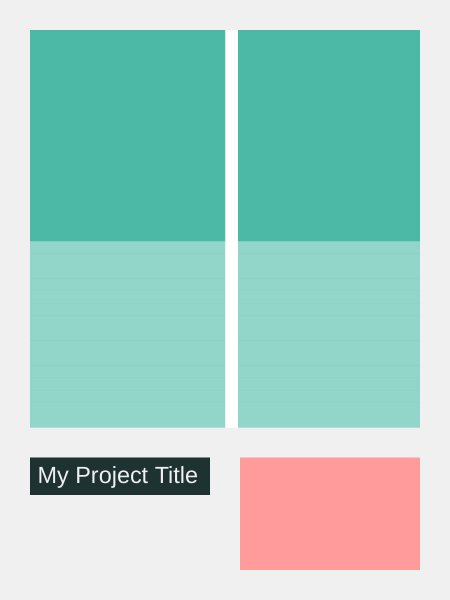
Frame 1 (no input)
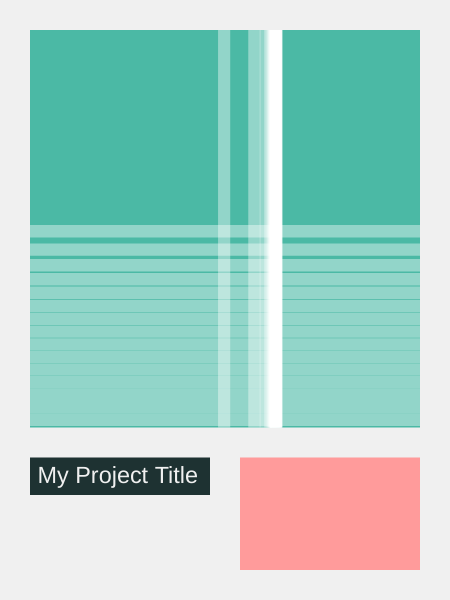
Frame 60 (no input)
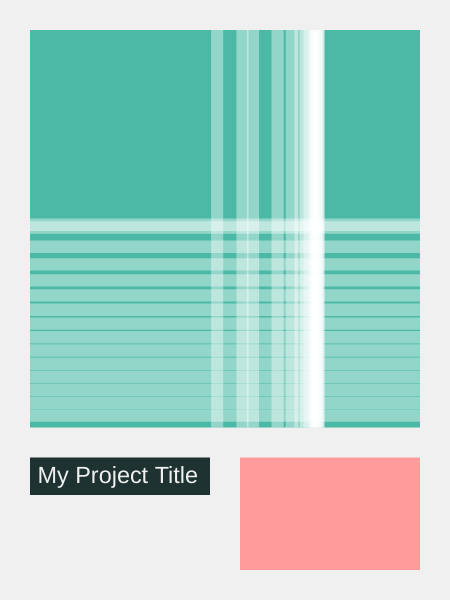
Frame 120 (the mouse pressed at the canvas centre since frame 60)

The p5.js sketch that drew these frames (run headless with seeded random() and noise() and a simulated clock; from frame 60 on, the mouse is pressed at the canvas centre):

// p5.js sketch
// ── sketch.js
///
/// Demonstrating a computational layout for a portfolio project page
/// by Evan Raskob, mostly adapted from an example Rune Madsen's online book: https://github.com/runemadsen/programmingdesignsystems.com/blob/master/examples/layout/geometric-composition/composition-strict-3.js
/// 
/// Tested with p5js v1.0.0
///

function setup() {
  createCanvas(450, 600);
}

function draw() {
  const margin = height / 20;
  const allWidth = width - 3 * margin;
  const allHeight = height - 5 * margin;
  const moduleWidth = allWidth / 2;
  const moduleHeight = allHeight / 4;

  background(240);
  noStroke();

  // SKETCH BOX
  // this could contain your sketch's interactive or animated portion.
  // Meaning, you can resize-your sketch to draw into this box!
  //
  translate(margin, margin); // note we're using translate to move the drawing cursor down!
  fill(75, 185, 165);
  rect(0, 0, 2 * moduleWidth + margin, 3 * moduleHeight + 2 * margin);


  /// SKETCH
  /// now draw your sketch. Since it's *after* the sketch box, it will draw over it.
  /// see drawMySketch() below.
  drawMySketch(0, 0, 2 * moduleWidth + margin, 3 * moduleHeight + 2 * margin);

  // TITLE BOX
  // this could contain the title of your sketch, in text
  translate(0, 3 * (moduleHeight + margin)); // note we're using translate to move the drawing cursor down!

  fill(30, 50, 50);
  rect(0, 0, moduleWidth, moduleHeight / 3);

  // let's do computational text margins as well 
  // Note: you can do this for inner content too
  let textHorizontalMargin = moduleWidth / 24;
  let textVerticalMargin = moduleHeight / 48;

  // text should fit the title box, above

  // this visualises the text box - comment it out to see
  //noFill();
  //stroke(240);
  //rect(textHorizontalMargin, textVerticalMargin, moduleWidth - textHorizontalMargin, moduleHeight/4 - textVerticalMargin);
  
  fill(240); //text colour
  noStroke(); // text uses fill only
  textSize(moduleHeight/4 - 2*textVerticalMargin); // height in pixels, accounting for margins
  
  // text draw from bottom up (opposite of rect) - give it a baseline
  text("My Project Title", textHorizontalMargin, moduleHeight/4-textVerticalMargin);

  // bottom element
  fill(255, 155, 155);
  rect(moduleWidth + margin, 0, moduleWidth, moduleHeight);
}


///
/// Usually, your sketch is draw inside draw().
/// This time, put *all* your drawing code here so you can draw
/// your sketch at any arbitrary x,y position and width, height (w,h)
/// This means looking at your original drawing code and adding x and y
/// to all coordinates, and replacing width with w and height with h.
///
function drawMySketch(x, y, w, h) {
  let numStrips = 16;
  // draw a moving vertical strips
  fill(255,100);
  for (let i = 1; i < numStrips; i++) {
    rect(
      x + w / 2 + i * w / (2*numStrips) * sin(frameCount / (i*16)),
      y, w / (2*numStrips), h);
  }

  fill(255,100);
  for (let i = 1; i < numStrips; i++) {
    rect(
      x,
      y + h / 2 + i * h / (2*numStrips) * cos(frameCount / (i*32)),
      w, h / (2*numStrips));
  }

}
